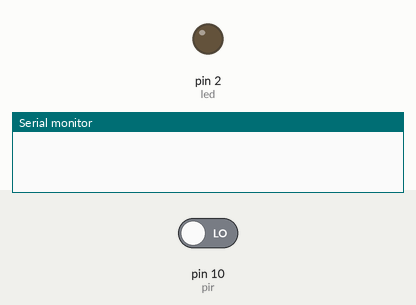
Bench run of a sketch on a simulated Arduino Uno, built with avr-gcc and run on an emulated ATmega328P. Shown: output pins drawn as LEDs (lit = HIGH), the last lines printed to the serial monitor. Dashed ring = blinking. Inputs (shaded band) come from the test bench; at power-on: pin 10 (pir) LOW.

Above: at 1.2 s.
1.3 s: pin 10 (pir) driven HIGH
At 1.7 s:
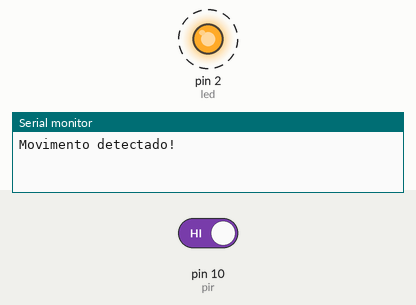
4.3 s: pin 10 (pir) driven LOW
At 5.2 s:
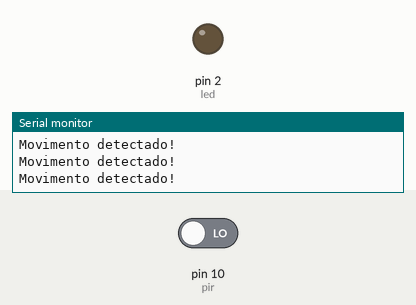
Timing chart, 0 to 7.3 s (numbered marks = the images above; inputs shaded):
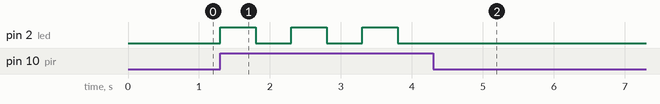

Measured:
- after the input at 1.3 s, pin 2 (led): alternates HIGH for 0.50 s and LOW for 0.50 s, starting at once
- after the input at 4.3 s, pin 2 (led): stops changing and stays LOW

The sketch:

lab9.ino
```cpp
int pir = 10;
int led = 2;

void setup() {
  pinMode(pir, INPUT);
  pinMode(led, OUTPUT);
  Serial.begin(9600);
}

void loop() {
  int pirState = digitalRead(pir);

  if (pirState == HIGH) {
    Serial.println("Movimento detectado!");
    digitalWrite(led, HIGH);
    delay(500);
    digitalWrite(led, LOW);
    delay(500);
  } else {
    digitalWrite(led, LOW);
  }
}
```
